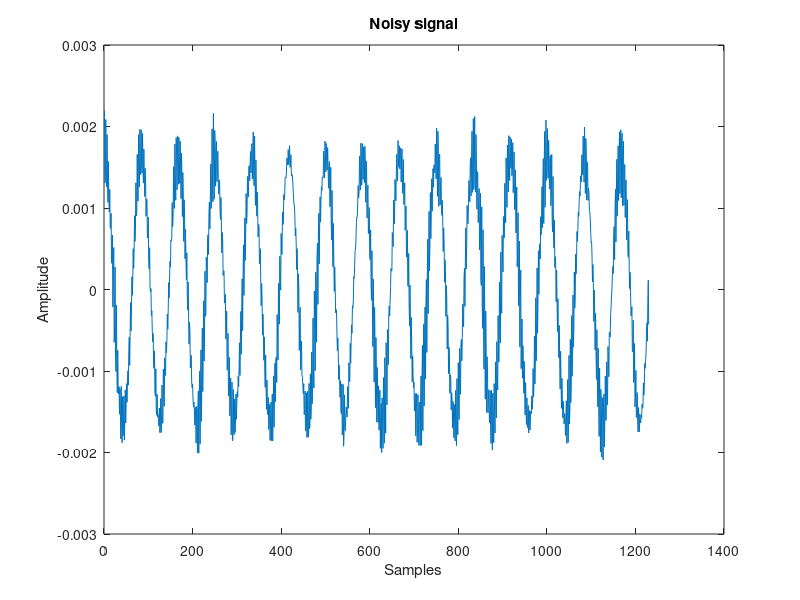
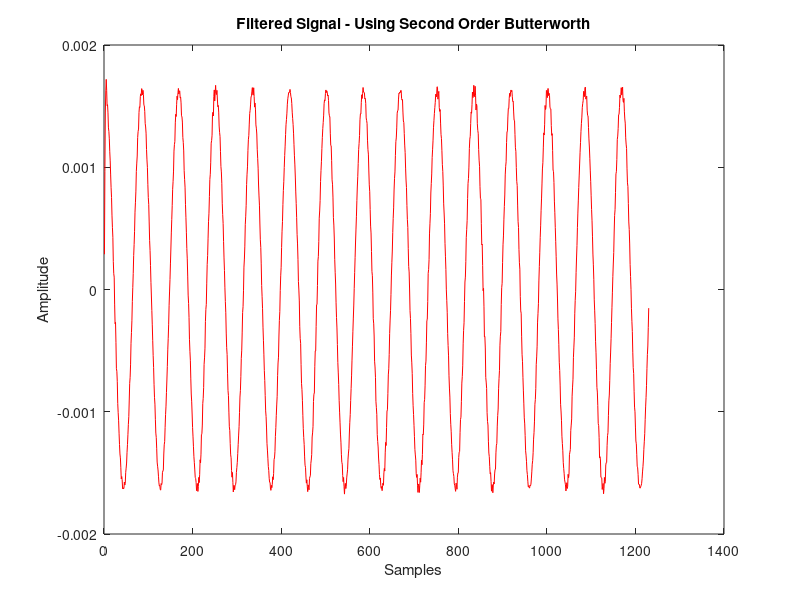
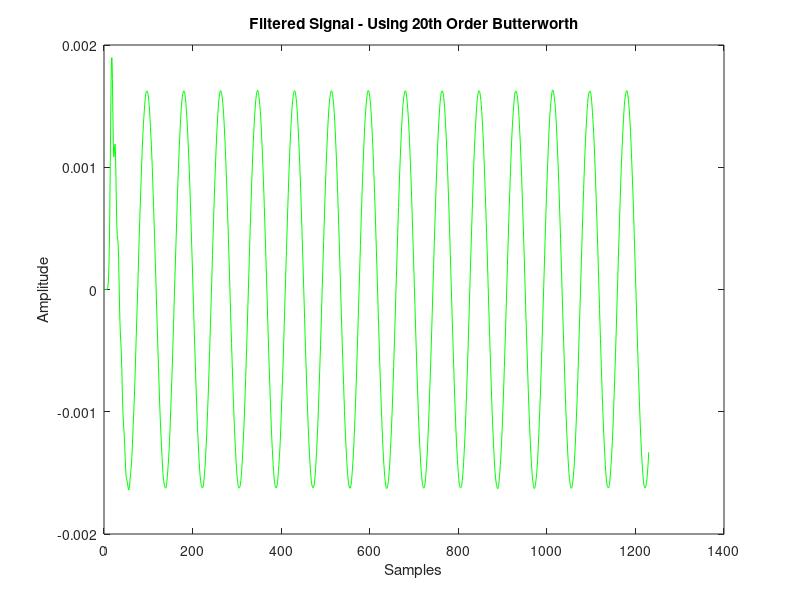
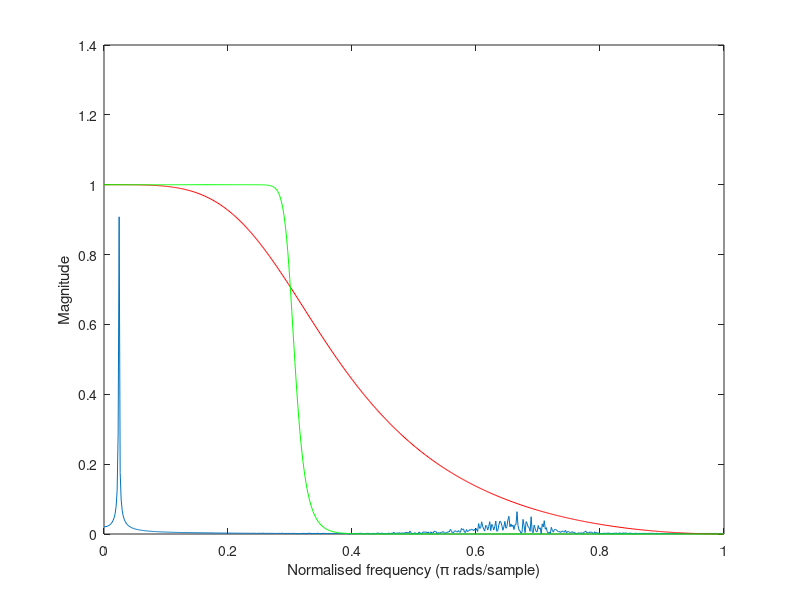

MATLAB code to generate these figures, in order:
%generate the noisy signal which will be filtered
x= cos(2*pi*12*[0:0.001:1.23]);
x(end) = [];
[b a] = butter(2,[0.6 0.7],'bandpass');
filtered_noise = filter(b,a,randn(1, length(x)*2));
x = (x + 0.5*filtered_noise(500:500+length(x)-1))/length(x)*2;
plot(x)
title('Noisy signal')
xlabel('Samples');
ylabel('Amplitude')
 
%plot magnitude spectrum of the signal
X_mags = abs(fft(x));
figure(10)
plot(X_mags)
xlabel('DFT Bins')
ylabel('Magnitude')
 
%plot first half of DFT (normalised frequency)
num_bins = length(X_mags);
plot([0:1/(num_bins/2 -1):1], X_mags(1:num_bins/2))
xlabel('Normalised frequency (\pi rads/sample)')
ylabel('Magnitude')
 
%design a second order filter using a butterworth design technique 
[b a] = butter(2, 0.3, 'low')
 
%plot the frequency response (normalised frequency)
H = freqz(b,a, floor(num_bins/2));
hold on
plot([0:1/(num_bins/2 -1):1], abs(H),'r');
 
%filter the signal using the b and a coefficients obtained from
%the butter filter design function
x_filtered = filter(b,a,x);
 
%plot the filtered signal
figure(2)
plot(x_filtered,'r')
title('Filtered Signal - Using Second Order Butterworth')
xlabel('Samples');
ylabel('Amplitude')
 
%Redesign the filter using a higher order filter
[b2 a2] = butter(20, 0.3, 'low')
 
%Plot the magnitude spectrum and compare with lower order filter
H2 = freqz(b2,a2, floor(num_bins/2));
figure(10)
hold on
plot([0:1/(num_bins/2 -1):1], abs(H2),'g');
 
%filter the noisy signal and plot the result
x_filtered2 = filter(b2,a2,x);
figure(3)
plot(x_filtered2,'g')
title('Filtered Signal - Using 20th Order Butterworth')
xlabel('Samples');
ylabel('Amplitude')
 

